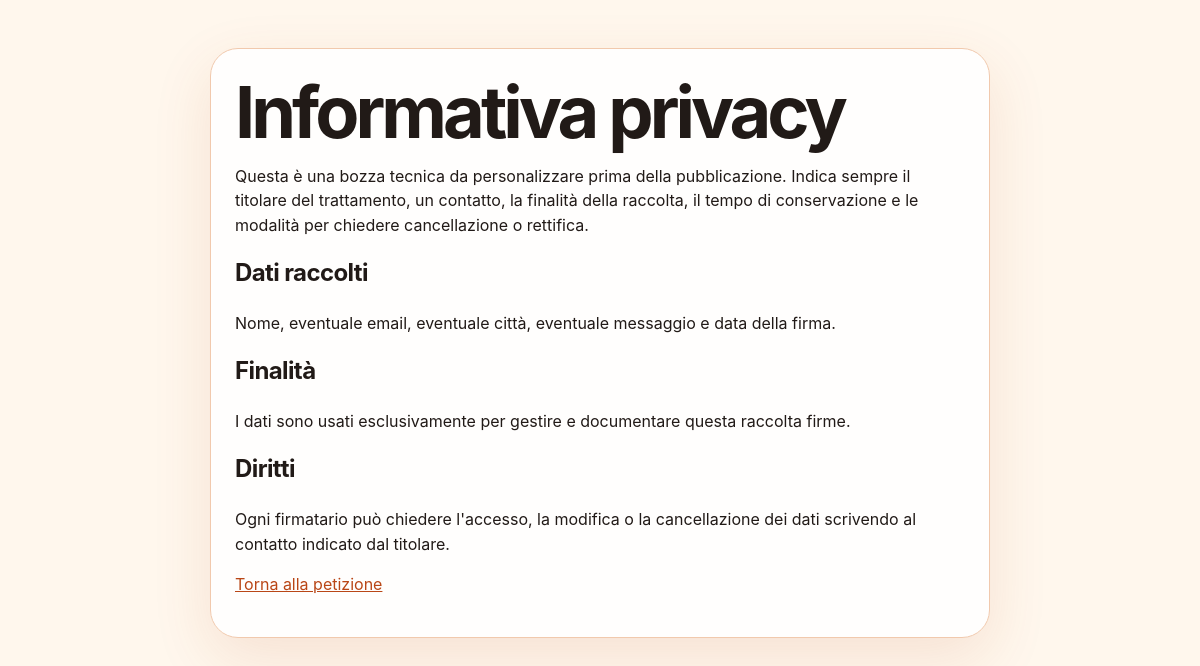
The page /privacy on the database its author committed.
### tables this page shows
CREATE TABLE site_settings (
                key TEXT PRIMARY KEY,
                value TEXT NOT NULL,
                updated_at TEXT NOT NULL
            );

### app.py (the view)
@app.get("/privacy")
def privacy():
    settings = get_site_settings()
    return render_template("privacy.html", s=settings)

### app.py (called while the page is built)
def get_db():
    conn = sqlite3.connect(DB_PATH)
    conn.row_factory = sqlite3.Row
    return conn

def get_site_settings():
    settings = DEFAULT_SETTINGS.copy()
    with get_db() as conn:
        rows = conn.execute("SELECT key, value FROM site_settings").fetchall()
    for row in rows:
        if row["key"] in settings:
            settings[row["key"]] = row["value"]
    return settings

def setting_int(settings, key, fallback=0):
    try:
        return int(settings.get(key, fallback))
    except (TypeError, ValueError):
        return fallback

@app.template_filter("nl2br")
def nl2br(value):
    escaped = escape(value or "")
    return Markup(str(escaped).replace("\n", "<br>"))

@app.context_processor
def inject_template_helpers():
    return {"setting_bool": setting_bool, "setting_int": setting_int}

@app.before_request
def ensure_db():
    init_db()

### templates/privacy.html (shortened to what this page needs)
<!doctype html>
<html lang="it">
<head>
  <link rel="stylesheet" href="{{ url_for('static', filename='style.css') }}">
</head>
<body class="layout-{{ s.layout_variant }} hero-{{ s.hero_style }}">
  <main class="legal-page panel">
    <h1>{{ s.privacy_title }}</h1>
    <p>{{ s.privacy_intro | nl2br }}</p>
    <h2>{{ s.privacy_data_title }}</h2>
    <p>{{ s.privacy_data_text | nl2br }}</p>
    <h2>{{ s.privacy_purpose_title }}</h2>
    <p>{{ s.privacy_purpose_text | nl2br }}</p>
    <h2>{{ s.privacy_rights_title }}</h2>
    <p>{{ s.privacy_rights_text | nl2br }}</p>
    <p><a href="/">{{ s.privacy_back_label }}</a></p>
  </main>
</body>
</html>

### static/style.css (style rules this page uses)
:root { --bg: #fff7ed; --panel: #ffffff; --ink: #211a17; --muted: #76655d; --accent: #e66b2e; --accent-dark: #b94616; --soft: #ffe1ca; --border: #f1c9ad; --success: #0f7a42; --error: #b42318; --site-max-width: 1120px; --radius: 28px; --button-radius: 999px; --base-font-size: 16px; font-family: Inter, ui-sans-serif, system-ui, -apple-system, BlinkMacSystemFont, "Segoe UI", sans-serif; }
* { box-sizing: border-box; }
html { font-size: var(--base-font-size); }
body { margin: 0; color: var(--ink); background: var(--bg); line-height: 1.55; }
a { color: var(--accent-dark); }
h1 { font-size: clamp(2.3rem, 6vw, 5.2rem); line-height: .98; margin: .25rem 0 1rem; letter-spacing: -0.055em; }
h2 { margin-top: 0; letter-spacing: -0.025em; }
.petition-card, .panel, .login-card, .metric-card { background: color-mix(in srgb, var(--panel) 88%, transparent); border: 1px solid var(--border); border-radius: var(--radius); box-shadow: 0 20px 60px color-mix(in srgb, var(--accent-dark) 12%, transparent); }
main { max-width: var(--site-max-width); margin: 0 auto; padding: 2rem 1.25rem; }
.panel { padding: 1.5rem; margin-bottom: 1rem; }
.legal-page { margin-top: 3rem; max-width: 780px; }

### rows shown on the page
site_settings: privacy_title "Informativa privacy"
site_settings: privacy_intro "Questa è una bozza tecnica da personalizzare prima della pubblicazione. Indica sempre il titolare del trattamento, un contatto, la finalità della raccolta, il tempo di conservazione e le modalità per chiedere cancellazione o rettifica."
site_settings: privacy_data_title "Dati raccolti"
site_settings: privacy_data_text "Nome, eventuale email, eventuale città, eventuale messaggio e data della firma."
site_settings: privacy_purpose_title "Finalità"
site_settings: privacy_purpose_text "I dati sono usati esclusivamente per gestire e documentare questa raccolta firme."
site_settings: privacy_rights_title "Diritti"
site_settings: privacy_rights_text "Ogni firmatario può chiedere l'accesso, la modifica o la cancellazione dei dati scrivendo al contatto indicato dal titolare."
site_settings: privacy_back_label "Torna alla petizione"
